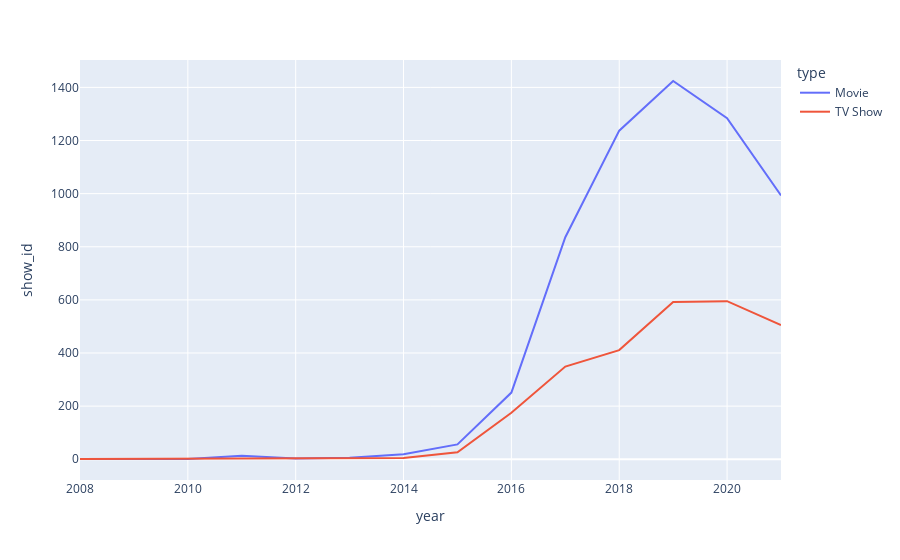

Notebook cell for this chart:
### Code cell
#fig=go.Figure([])
px.line(df.groupby(['type','year']).show_id.count().reset_index(),x='year',y='show_id',color='type')
#px.line(df[df.type=='TV Show'].year.value_counts().reset_index().sort_values('index'),x='index',y='year')

### Figure 1 — Plotly figure (JSON) as saved in the notebook; plotly's stock layout.template omitted (floating-point values rounded to 4 significant figures)
{"data": [{"hovertemplate": "type=Movie<br>year=%{x}<br>show_id=%{y}<extra></extra>", "legendgroup": "Movie", "line": {"color": "#636efa", "dash": "solid"}, "marker": {"symbol": "circle"}, "mode": "lines", "name": "Movie", "orientation": "v", "showlegend": true, "type": "scatter", "x": [2008, 2009, 2010, 2011, 2012, 2013, 2014, 2015, 2016, 2017, 2018, 2019, 2020, 2021], "xaxis": "x", "y": [1, 2, 1, 13, 3, 6, 19, 56, 251, 836, 1237, 1424, 1284, 993], "yaxis": "y"}, {"hovertemplate": "type=TV Show<br>year=%{x}<br>show_id=%{y}<extra></extra>", "legendgroup": "TV Show", "line": {"color": "#EF553B", "dash": "solid"}, "marker": {"symbol": "circle"}, "mode": "lines", "name": "TV Show", "orientation": "v", "showlegend": true, "type": "scatter", "x": [2008, 2013, 2014, 2015, 2016, 2017, 2018, 2019, 2020, 2021], "xaxis": "x", "y": [1, 5, 5, 26, 175, 349, 411, 592, 595, 505], "yaxis": "y"}], "layout": {"legend": {"title": {"text": "type"}, "tracegroupgap": 0}, "margin": {"t": 60}, "xaxis": {"anchor": "y", "domain": [0, 1], "title": {"text": "year"}}, "yaxis": {"anchor": "x", "domain": [0, 1], "title": {"text": "show_id"}}}}
